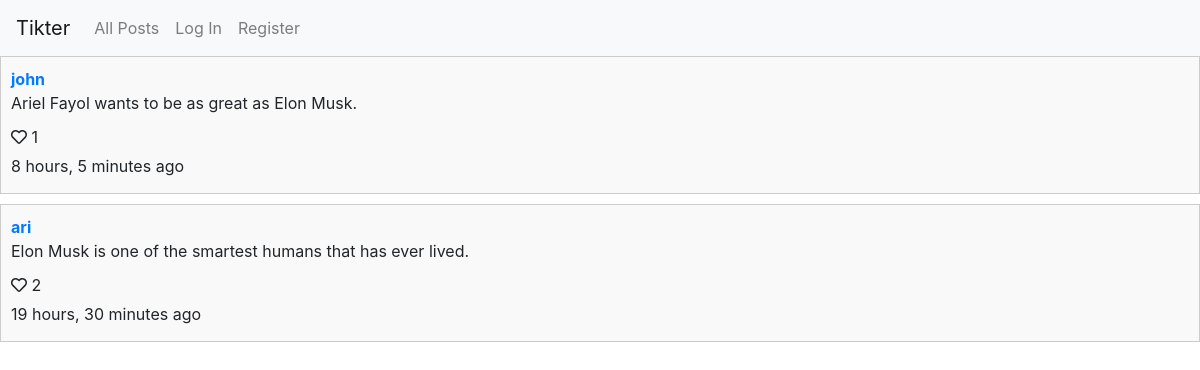
The app's page /, older data.
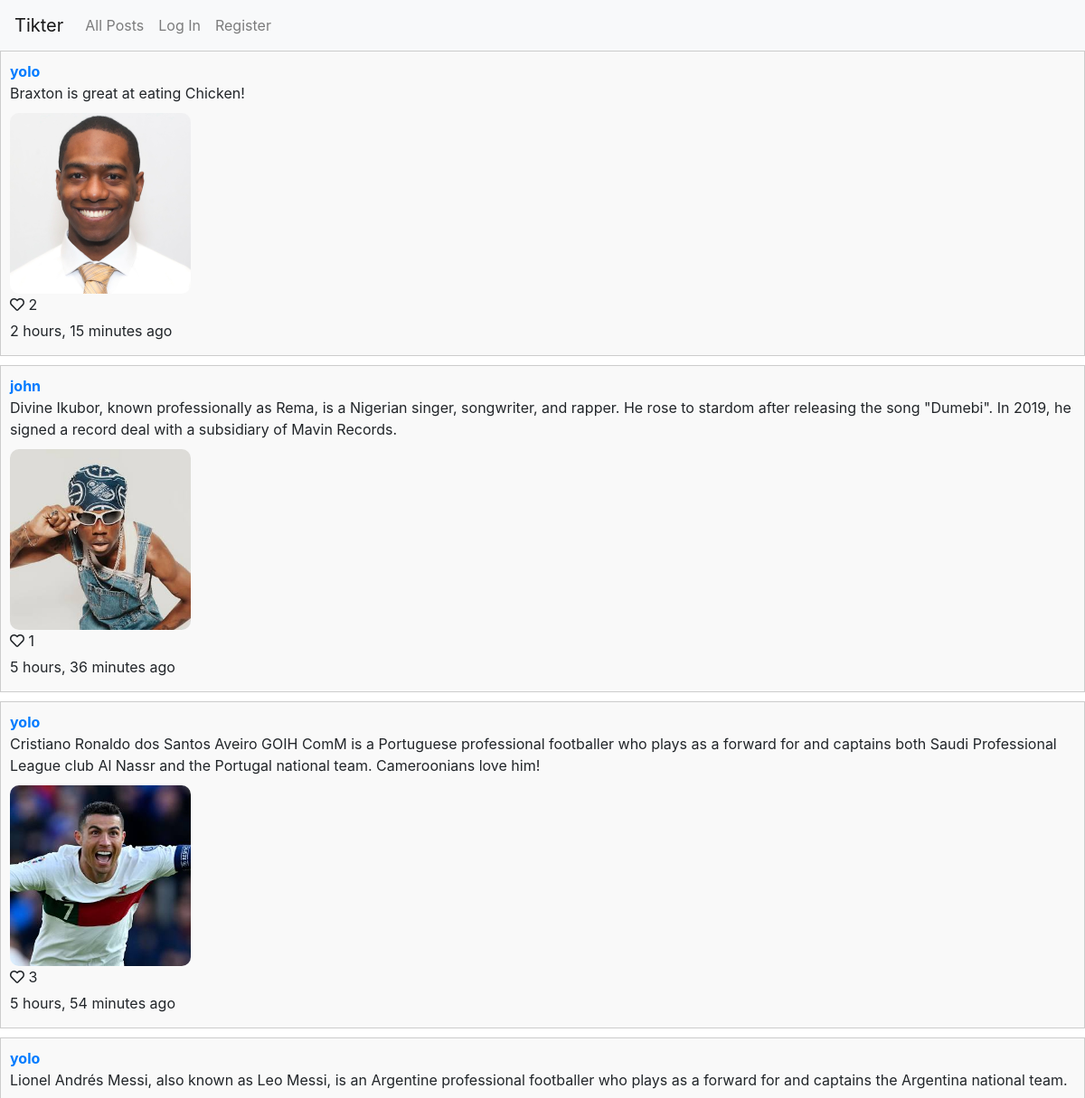
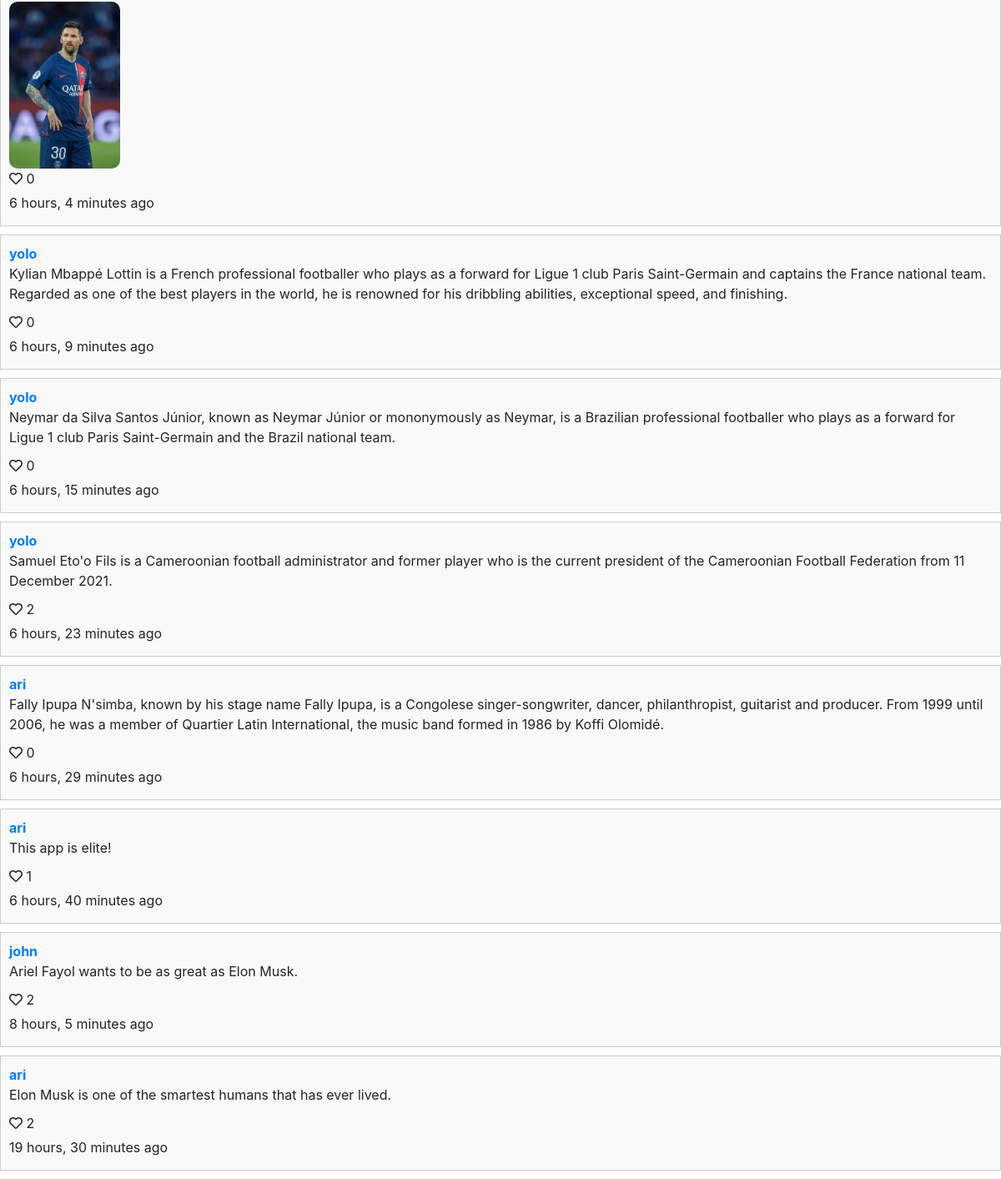
The same page, newer data (2 pictures, top to bottom).
### network/models.py (models this page shows, shortened)
class Post(models.Model):
    user = models.ForeignKey(User, on_delete=models.CASCADE, related_name='posts')
    content = models.TextField()
    timestamp = models.DateTimeField(auto_now_add=True)
    image = models.ImageField(upload_to='network/images/post_images/', blank=True, null=True)
    likes = models.ManyToManyField(User, related_name='liked_posts', blank=True)
    def num_likes(self):
        return self.likes.count()

class User(AbstractUser):
    pass

### network/views.py (the view)
# urls.py: path('', views.index, name='index'),
def index(request):
    context = {
        "posts": Post.objects.all().order_by('-timestamp')
    }
    return render(request, "network/index.html",context)

### network/templates/network/index.html (shortened to what this page needs)
{% extends "network/layout.html" %}
{% block body %}
    {% for post in posts%}
        {% include 'network/post_display.html' with post=post user=user %}
    {% endfor %}
{% endblock %}

### network/templates/network/post_display.html (shortened to what this page needs)
<li class="post-li">
    <div class="post-section">
    <a href="{% url 'network:profile' username=post.user.username%}"><strong>{{ post.user.username }}</strong></a>
    <p class="p-content">{{ post.content }}</p>
    <div class="image-container">
        {% if post.image %}
            <img src="{{ post.image.url }}" alt="Post Image" class="post-image">
        {% endif %}
    </div>
    {% if user.is_authenticated %}
        <p>
            <span class="like-button" data-post-id="{{ post.id }}" >
                {% if post in user.liked_posts.all %}
                    <i class="heart-icon fas fa-heart liked"></i>
                {% else %}
                    <i class="heart-icon far fa-heart"></i>
                {% endif %}
            </span>
            <span class="like-count">{{ post.num_likes }}</span>
        </p>
    {% else %}
        <p><i class="far fa-heart"></i> <span class="like-count">{{ post.num_likes }} </span></p>
    {% endif %}
    <p>{{ post.timestamp|timesince }} ago</p>
    </div>
</li>

Row changes from the older to the newer data that the page shows:
added Post: user.username "yolo", content "Braxton is great at eating Chicken!", image (picture), num_likes "2", timestamp "2 hours, 15 minutes"
added Post: user.username "john", content "Divine Ikubor, known professionally as Rema, is a Nigerian singer, songwriter, and rapper. He rose to stardom after releasing the song \"Dumebi\". In 2019, he signed a record deal with a subsidiary of Mavin Records.", image (picture), num_likes "1", timestamp "5 hours, 36 minutes"
added Post: user.username "yolo", content "Cristiano Ronaldo dos Santos Aveiro GOIH ComM is a Portuguese professional footballer who plays as a forward for and captains both Saudi Professional League club Al Nassr and the Portugal national team. Cameroonians love him!", image (picture), num_likes "3", timestamp "5 hours, 54 minutes"
added Post: user.username "yolo", content "Lionel Andrés Messi, also known as Leo Messi, is an Argentine professional footballer who plays as a forward for and captains the Argentina national team.", image (picture), num_likes "0", timestamp "6 hours, 4 minutes"
added Post: user.username "yolo", content "Kylian Mbappé Lottin is a French professional footballer who plays as a forward for Ligue 1 club Paris Saint-Germain and captains the France national team. Regarded as one of the best players in the world, he is renowned for his dribbling abilities, exceptional speed, and finishing.", num_likes "0", timestamp "6 hours, 9 minutes"
added Post: user.username "yolo", content "Neymar da Silva Santos Júnior, known as Neymar Júnior or mononymously as Neymar, is a Brazilian professional footballer who plays as a forward for Ligue 1 club Paris Saint-Germain and the Brazil national team.", num_likes "0", timestamp "6 hours, 15 minutes"
added Post: user.username "yolo", content "Samuel Eto'o Fils is a Cameroonian football administrator and former player who is the current president of the Cameroonian Football Federation from 11 December 2021.", num_likes "2", timestamp "6 hours, 23 minutes"
added Post: user.username "ari", content "Fally Ipupa N'simba, known by his stage name Fally Ipupa, is a Congolese singer-songwriter, dancer, philanthropist, guitarist and producer. From 1999 until 2006, he was a member of Quartier Latin International, the music band formed in 1986 by Koffi Olomidé.", num_likes "0", timestamp "6 hours, 29 minutes"
added Post: user.username "ari", content "This app is elite!", num_likes "1", timestamp "6 hours, 40 minutes"
computed for Post "Ariel Fayol wants to be as great as Elon Musk.": num_likes "1" → "2"
